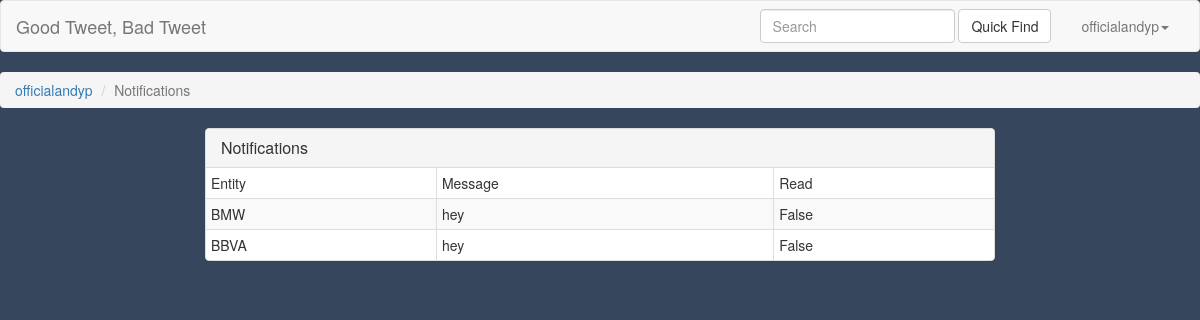
The app's page /app/vwn/ (signed in) with its own data.
### application/models.py (models this page shows)
class Notifications(models.Model):
    user = models.ForeignKey(User)
    entity = models.CharField(max_length=100)
    message = models.CharField(max_length=100)
    read = models.BooleanField(default=False)

### application/views.py (the view)
# urls.py: url(r'vwn/$', views.viewnotifications, name='viewnotifications'),
def viewnotifications(request):
    context = RequestContext(request)
    notifications = Notifications.objects.filter(user=request.user)
    return render_to_response('application/notifications.html',{'notifications':notifications}, context)

### templates/application/notifications.html (shortened to what this page needs)
{% include "application/head.html" %}
<div id="container">
    <ol class="breadcrumb">
        <li><a href="/app/entities/">{{user}}</a></li>
        <li class="active" id="pgtitle">Notifications</span></li>
    </ol>
    <div class="row">
        <div class="col-md-8 col-md-offset-2">
        <div class="panel panel-default">
            <div class="panel-heading" role="tab" id="panel-notifications">
                <h4 class="panel-title">Notifications</h4>
            </div>
            <table class="table table-striped table-hover table-bordered table-condensed table-responsive">
                <thead><td>Entity</td><td>Message</td><td>Read</td></thead>
                {%for n in notifications %}
                <tr><td>{{n.entity}}</td><td>{{n.message}}</td><td>{{n.read}}</td></tr>
                {%endfor%}
            </table>
        </div>
    </div>
    </div>
</div>
</body>
</html>

### templates/application/head.html (shortened to what this page needs)
<!DOCTYPE html>
<html lang="en">
    <head>
                    <link rel="stylesheet" href="/static/application/dist/css/bootstrap.min.css">
                        <link rel="stylesheet" href="/static/application/theme.css">
                    <link rel="stylesheet" href="/static/application/rickshaw.css">
                        <link href="/static/application/loading.css" rel="stylesheet" />
    </head>
    <body>
        <nav class="navbar navbar-default" role="navigation">
            <div class="container-fluid">
                <div class="navbar-header">
                    <a class="navbar-brand" href="/app/">Good Tweet, Bad Tweet</a>
                </div>
                <div class="collapse navbar-collapse" id="bs-example-navbar-collapse-1">
			<ul class="nav navbar-nav navbar-right">
			{% if user.is_authenticated %}
        			<li class="dropdown"><a href="#" class="dropdown-toggle" data-toggle="dropdown" id="menu">{{ user.username }}<span class="caret"></span></a>
        			</li>
			{% else %}
			<li><a href="/app/login">Login</a></li>
			{% endif %}
     			</ul>
                    <form class="navbar-form navbar-right" id="search" role="search" action="">
                        <div class="form-group">
                            <input id="searchBox" type="text" class="form-control" placeholder="Search">
                        </div>
                        <input id="btnSearch" type="button" class="btn btn-default" value="Quick Find"/>
                    </form>
                </div>
            </div>
        </nav>

### static/application/theme.css (style rules this page uses)
body { background-color: #36465D; }

### records on screen
Notifications: entity "BMW", message "hey", read "False"
Notifications: entity "BBVA", message "hey", read "False"

### other values on screen
{{ user.username }} "officialandyp"
{{ user }} "officialandyp"
